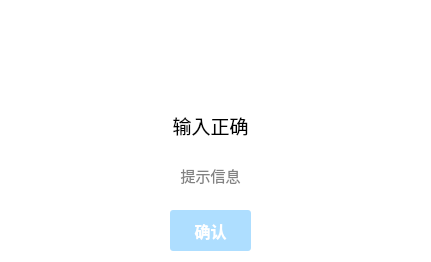
<?xml version="1.0" encoding="UTF-8"?>
<ui version="4.0">
 <class>PromptWindow</class>
 <widget class="QMainWindow" name="PromptWindow">
  <property name="geometry">
   <rect>
    <x>0</x>
    <y>0</y>
    <width>431</width>
    <height>262</height>
   </rect>
  </property>
  <property name="windowTitle">
   <string>MainWindow</string>
  </property>
  <property name="styleSheet">
   <string notr="true"/>
  </property>
  <widget class="QWidget" name="centralwidget">
   <widget class="MoveLabel" name="label_2">
    <property name="geometry">
     <rect>
      <x>0</x>
      <y>0</y>
      <width>431</width>
      <height>271</height>
     </rect>
    </property>
    <property name="styleSheet">
     <string notr="true">background-color: rgb(255, 255, 255);</string>
    </property>
    <property name="text">
     <string/>
    </property>
   </widget>
   <widget class="QLabel" name="ansLabel">
    <property name="geometry">
     <rect>
      <x>-10</x>
      <y>100</y>
      <width>441</width>
      <height>51</height>
     </rect>
    </property>
    <property name="font">
     <font>
      <family>微软雅黑</family>
      <pointsize>14</pointsize>
     </font>
    </property>
    <property name="text">
     <string>输入正确</string>
    </property>
    <property name="alignment">
     <set>Qt::AlignCenter</set>
    </property>
   </widget>
   <widget class="QPushButton" name="pushButton">
    <property name="geometry">
     <rect>
      <x>170</x>
      <y>210</y>
      <width>81</width>
      <height>41</height>
     </rect>
    </property>
    <property name="font">
     <font>
      <family>微软雅黑</family>
      <pointsize>12</pointsize>
      <weight>75</weight>
      <bold>true</bold>
     </font>
    </property>
    <property name="cursor">
     <cursorShape>PointingHandCursor</cursorShape>
    </property>
    <property name="styleSheet">
     <string notr="true">QPushButton{
border:none;
background-color:rgb(174, 222, 255);
color:white;
border-radius:3px;
}
QPushButton:hover{
border:none;
background-color:rgb(3, 180, 255);
color:white;
border-radius:3px;
}</string>
    </property>
    <property name="text">
     <string>确认</string>
    </property>
   </widget>
   <widget class="QLabel" name="ansImg">
    <property name="geometry">
     <rect>
      <x>170</x>
      <y>10</y>
      <width>80</width>
      <height>80</height>
     </rect>
    </property>
    <property name="text">
     <string/>
    </property>
    <property name="pixmap">
     <pixmap resource="myicon.qrc">:/icons/成功.png</pixmap>
    </property>
   </widget>
   <widget class="QLabel" name="infoLabel">
    <property name="geometry">
     <rect>
      <x>-10</x>
      <y>150</y>
      <width>441</width>
      <height>51</height>
     </rect>
    </property>
    <property name="font">
     <font>
      <family>微软雅黑</family>
      <pointsize>11</pointsize>
     </font>
    </property>
    <property name="styleSheet">
     <string notr="true">color: rgb(130, 130, 130);</string>
    </property>
    <property name="text">
     <string>提示信息</string>
    </property>
    <property name="alignment">
     <set>Qt::AlignCenter</set>
    </property>
   </widget>
  </widget>
 </widget>
 <customwidgets>
  <customwidget>
   <class>MoveLabel</class>
   <extends>QLabel</extends>
   <header location="global">movelabel.h</header>
  </customwidget>
 </customwidgets>
 <resources>
  <include location="myicon.qrc"/>
 </resources>
 <connections/>
</ui>
